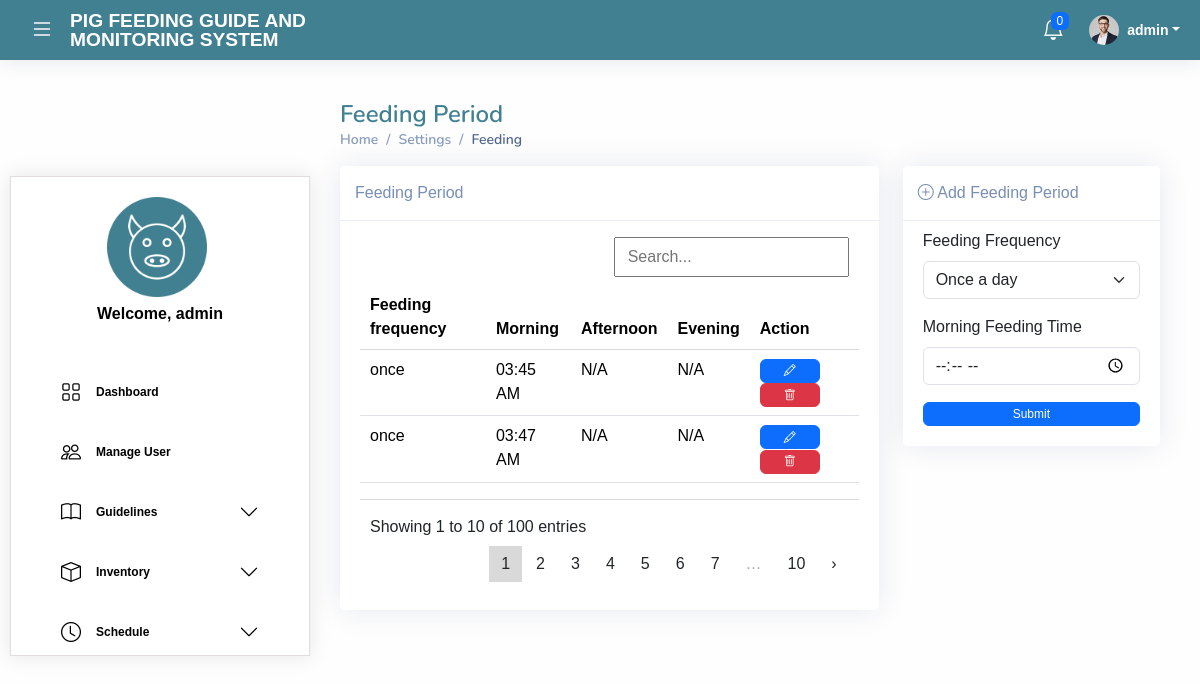
The page /settings/feedingPeriod.php (signed in) on the database as committed earlier.
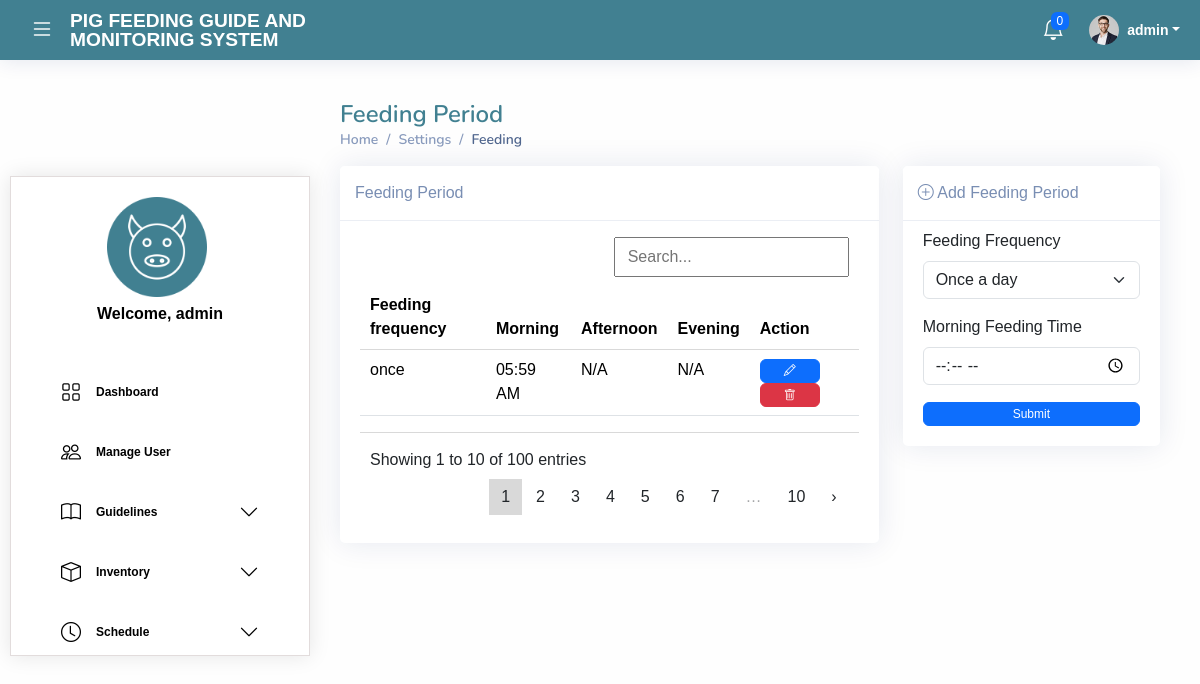
The same page on the database as committed later.
### tables this page shows
CREATE TABLE `feeding_period` (
  `feeding_id` int(11) NOT NULL,
  `feeding_frequency` enum('once','twice','thrice','custom') NOT NULL,
  `morning_feeding_time` time DEFAULT NULL,
  `noon_feeding_time` time DEFAULT NULL,
  `evening_feeding_time` time DEFAULT NULL,
  `created_at` timestamp NOT NULL DEFAULT current_timestamp(),
  `updated_at` timestamp NOT NULL DEFAULT current_timestamp() ON UPDATE current_timestamp()
);

### core/config.php (called while the page is built)
<?php
return [
    'database' => [
        'host' => 'localhost',
        'dbname' => 'pgms',
        'username' => 'root',
        'password' => '',
        'charset' => 'utf8mb4'
    ],
];

### core/Database.php (called while the page is built, shortened)
<?php
class Database
{
    private $pdo;
    public function __construct()
    {
        $config = require 'config.php';
        $db = $config['database'];
        $dsn = "mysql:host={$db['host']};dbname={$db['dbname']};charset={$db['charset']}";
        try {
            $this->pdo = new PDO($dsn, $db['username'], $db['password']);
            $this->pdo->setAttribute(PDO::ATTR_ERRMODE, PDO::ERRMODE_EXCEPTION);
            $this->pdo->setAttribute(PDO::ATTR_DEFAULT_FETCH_MODE, PDO::FETCH_ASSOC);
        } catch (PDOException $e) {
            die('Connection failed: ' . $e->getMessage());
        }
    }
    public function getConnection()
    {
        return $this->pdo;
    }
}

### core/settingsController.php (called while the page is built, shortened)
<?php
require_once 'Database.php';
class settingsController
{
    private $db;
    public function __construct()
    {
        $database = new Database();
        $this->db = $database->getConnection();
    }
    public function getFeedingPeriod()
    {
        $query = "SELECT * FROM feeding_period";
        $stmt = $this->db->prepare($query);
        $stmt->execute();
        return $stmt->fetchAll();
    }
}

### settings/feedingPeriod.php (the view, shortened to what the changed rows need)
<?php
require_once '../core/Database.php';
require_once '../core/settingsController.php';
$feedings = (new settingsController())->getFeedingPeriod();
?>
<!DOCTYPE html>
<html lang="en">
<head>
    <link href="../assets/vendor/bootstrap/css/bootstrap.min.css" rel="stylesheet">
    <link href="../assets/vendor/bootstrap-icons/bootstrap-icons.css" rel="stylesheet">
    <link href="../assets/vendor/boxicons/css/boxicons.min.css" rel="stylesheet">
    <link href="../assets/vendor/quill/quill.snow.css" rel="stylesheet">
    <link href="../assets/vendor/quill/quill.bubble.css" rel="stylesheet">
    <link href="../assets/vendor/remixicon/remixicon.css" rel="stylesheet">
    <link href="../assets/vendor/simple-datatables/style.css" rel="stylesheet">
    <link href="../assets/css/global.css" rel="stylesheet">
</head>
<body>
    <main id="main" class="main" style="margin-top: 100px;">
        <div class="pagetitle">
            <h1>Feeding Period</h1>
        </div>
        <section class="section">
            <div class="row">
                <div class="col-lg-8">
                    <div class="card">
                        <div class="card-body">
                            <div class="datatable-wrapper datatable-loading no-footer sortable searchable fixed-columns">
                                <div class="datatable-container">
                                    <table class="table datatable datatable-table">
                                        <thead>
                                            <tr>
                                                <th data-sortable="true">Feeding frequency</th>
                                                <th data-sortable="true">Morning</th>
                                                <th data-sortable="true">Afternoon</th>
                                                <th data-sortable="true">Evening</th>
                                                <th data-sortable="true">Action</th>
                                            </tr>
                                        </thead>
                                        <tbody>
                                            <?php if (!empty($feedings)) : ?>
                                                <?php foreach ($feedings as $feeding) : ?>
                                                    <tr>
                                                        <td><?= $feeding['feeding_frequency'] ?></td>
                                                        <td>
                                                            <?= !empty($feeding['morning_feeding_time']) ? date('h:i A', strtotime($feeding['morning_feeding_time'])) : 'N/A'; ?>
                                                        </td>
                                                        <td>
                                                            <?= !empty($feeding['noon_feeding_time']) ? date('h:i A', strtotime($feeding['noon_feeding_time'])) : 'N/A'; ?>
                                                        </td>
                                                        <td>
                                                            <?= !empty($feeding['evening_feeding_time']) ? date('h:i A', strtotime($feeding['evening_feeding_time'])) : 'N/A'; ?>
                                                        </td>
                                                        <td>
                                                            <button class="btn btn-primary editBtn"
                                                                data-id="<?= $feeding['feeding_id'] ?>"
                                                                data-frequency="<?= $feeding['feeding_frequency'] ?>"
                                                                data-morning="<?= $feeding['morning_feeding_time'] ?>"
                                                                data-noon="<?= $feeding['noon_feeding_time'] ?>"
                                                                data-evening="<?= $feeding['evening_feeding_time'] ?>"
                                                                data-bs-toggle="modal"
                                                                data-bs-target="#editModal">
                                                                <i class="bi bi-pencil"></i>
                                                            </button>
                                                            <button class="btn btn-danger deleteBtn" data-id="<?= $feeding['feeding_id'] ?>" data-bs-toggle="modal" data-bs-target="#deleteModal">
                                                                <i class="bi bi-trash"></i>
                                                            </button>
                                                        </td>
                                                    <tr>
                                                    <?php endforeach; ?>
                                                <?php else: ?>
                                                    <tr>
                                                        <td colspan="5">No Feeding Period found.</td>
                                                    </tr>
                                                <?php endif; ?>
                                        </tbody>
                                    </table>
                                </div>
                            </div>
                        </div>
                    </div>
                </div>
        </section>
    </main>
</body>
</html>

Rows that differ between the two databases and show on the page:
removed feeding_period: feeding_frequency "once", morning_feeding_time "03:45 AM", shows "N/A"
removed feeding_period: feeding_frequency "once", morning_feeding_time "03:47 AM", shows "N/A"
added feeding_period: feeding_frequency "once", morning_feeding_time "05:59 AM", shows "N/A"
